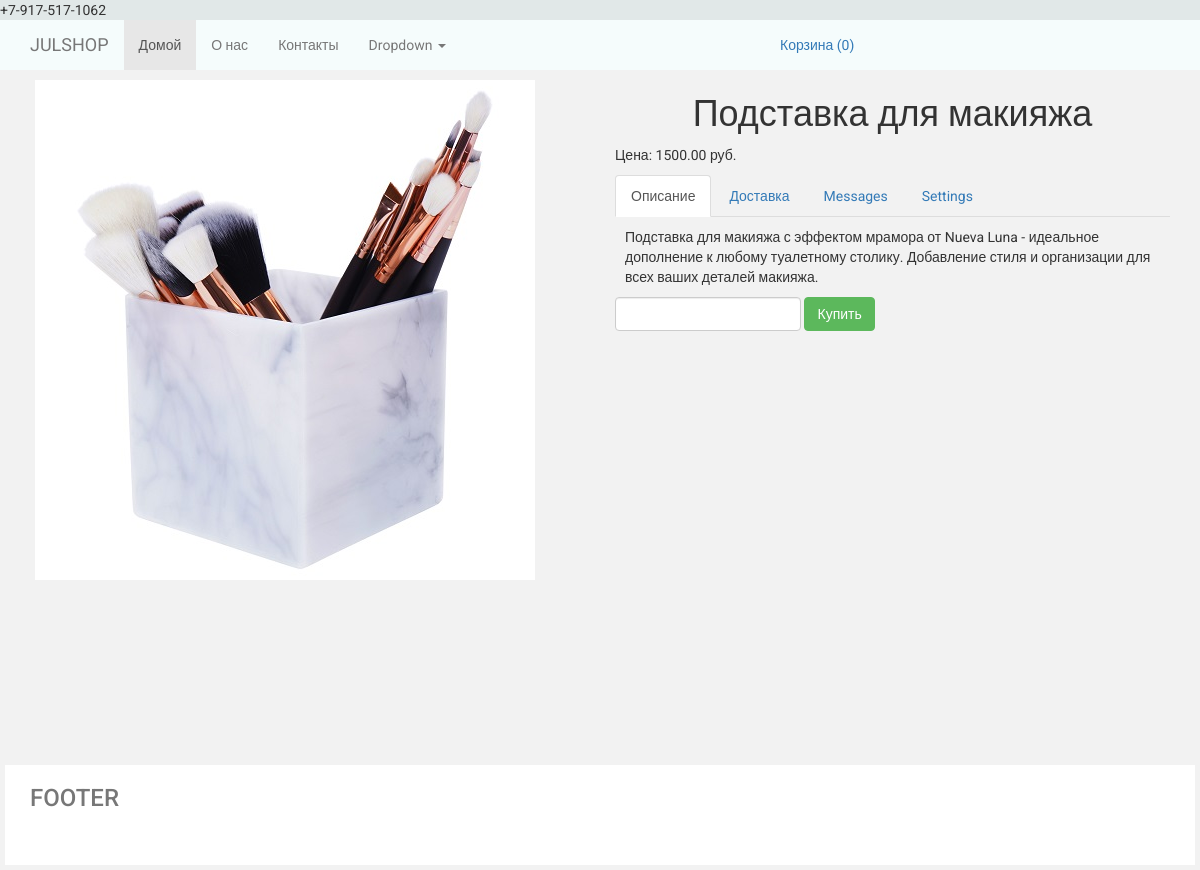
Page /product/3/ on the committed database.
### products/models.py (models this page shows, shortened)
class ProductImage(models.Model):
    product = models.ForeignKey(Product, blank=True, null=True, default=None, verbose_name="Товар")
    image = models.ImageField(upload_to='products_images/', verbose_name="Изображение товара")
    is_main = models.BooleanField(default=False, verbose_name='Основное изображение')
    is_active = models.BooleanField(default=True, verbose_name='Активировать / Деактивировать')
    created = models.DateTimeField(auto_now_add=True, auto_now=False, verbose_name='Создан')
    updated = models.DateTimeField(auto_now_add=False, auto_now=True, verbose_name='Обновлён')
    class Meta:
        verbose_name = 'Фотография'
        verbose_name_plural = 'Фотографии'

class Product(models.Model):
    category = models.ForeignKey(Category, related_name='products', verbose_name="Категория")
    name = models.CharField(max_length=64, blank=True, null=True, default=None, verbose_name="Название")
    slug = models.SlugField(max_length=200, db_index=True)
    description = models.TextField(blank=True, verbose_name="Описание")
    price = models.DecimalField(max_digits=10, decimal_places=2, verbose_name="Цена")
    discount = models.IntegerField(default=0, verbose_name="Скидка")
    stock = models.PositiveIntegerField(verbose_name="Наличие")
    available = models.BooleanField(default=True, verbose_name="Доступен")
    created = models.DateTimeField(auto_now_add=True, auto_now=False, verbose_name='Создан')
    updated = models.DateTimeField(auto_now_add=False, auto_now=True, verbose_name='Обновлён')
    class Meta:
        ordering = ['name']
        index_together = [
            ['id', 'slug']
        ]
        verbose_name = 'Товар'
        verbose_name_plural = 'Товары'

### products/views.py (the view)
# urls.py: url(r'^product/(?P<product_id>\w+)/$', views.product, name='product'),
def product(request, product_id):
    product = Product.objects.get(id=product_id)
    session_key = request.session.session_key  # инициализация ключа сессии(уникальный идентификатор)
    if not session_key:                        # если ключ не создан
        request.session.cycle_key()            # создаём в ручную
    print(request.session.session_key)         # вывод ключа в консоль
    return render(request, 'products/product.html', locals())

### orders/context_processor.py (called while the page is built)
def getting_cart_info(request):
    session_key = request.session.session_key   # инициализация ключа сессии(уникальный идентификатор)
    if not session_key:                         # если ключ не создан
        request.session.cycle_key()             # создаём в ручную
    products_in_cart = ProductInCart.objects.filter(session_key=session_key, is_active=True)
    products_total_number = products_in_cart.count()
    return locals()

### templates/products/product.html (shortened to what this page needs)
{% extends 'base.html' %}
{% load static %}
{% block content %}
    <div class="container">
        <div class="row">
            <div class="col-lg-6">
                {% for image_item in product.productimage_set.all %}
                <div class="product_image_item">
                    <img src="{{ image_item.image.url }}" class="img-responsive">
                </div>
                {% endfor %}
            </div>
            <div class="col-lg-6">
                <h1 class="text-center">
                    {{ product.name }}
                </h1>
                <div class="">
                    <p>
                        Цена: {{ product.price }} руб.
                    </p>
                </div>
                <div>
                    <ul class="nav nav-tabs" role="tablist">
                        <li role="presentation" class="active">
                            <a href="#description" aria-controls="home" role="tab" data-toggle="tab">
                                Описание
                            </a>
                        </li>
                        <li role="presentation">
                            <a href="#delivery" aria-controls="profile" role="tab" data-toggle="tab">
                                Доставка
                            </a>
                        </li>
                        <li role="presentation">
                            <a href="#messages" aria-controls="messages" role="tab" data-toggle="tab">
                                Messages
                            </a>
                        </li>
                        <li role="presentation">
                            <a href="#settings" aria-controls="settings" role="tab" data-toggle="tab">
                                Settings
                            </a>
                        </li>
                    </ul>
                    <div class="tab-content product-description-tabs">
                        <div role="tabpanel" class="tab-pane active" id="description">
                            {{ product.description }}
                        </div>
                    </div>
                </div>
                 <div>
                    <form id="form_buying_product" class="form-inline" action="{% url 'cart_adding' %}">{% csrf_token %}
                        <div class="form-group">
                             <input type="number" min="1" class="form-control" name="number" id="number">
                        </div>
                            <div class="form-group">
                                <button type="submit" id="submit_btn" class="btn btn-success btn-buy"
                                        data-id = "{{ product.id }}"
                                        data-name = "{{ product.name }}"
                                        data-price = "{{ product.price }}"
                                >
                                    Купить
                                </button>
                            </div>
                    </form>
                </div>
            </div>
        </div>
    </div>
{% endblock %}

### static/static_dev/css/style.css (style rules this page uses)
html, body { height: 100%; max-height: 100%; font-family: 'Roboto', sans-serif; background-color: #f2f2f2; }
.product-description-tabs { padding: 10px; }
.product_image_item { padding: 5px; margin-bottom: 5px; }
.btn-success { color: #fff; background-color: #5cb85c; border-color: #5cb85c; }

### rows in the picture
ProductImage: image (picture)
Product: name "Подставка для макияжа", price "1500.00", description "Подставка для макияжа с эффектом мрамора от Nueva Luna - идеальное дополнение к любому туалетному столику. Добавление стиля и организации для всех ваших деталей макияжа."
